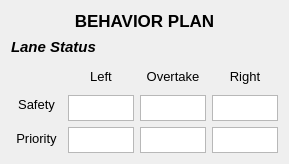
     <widget class="QWidget" name="layoutWidget">
      <property name="geometry">
       <rect>
        <x>830</x>
        <y>470</y>
        <width>281</width>
        <height>153</height>
       </rect>
      </property>
      <layout class="QVBoxLayout" name="verticalLayout_22">
       <item>
        <widget class="QLabel" name="label_32">
         <property name="font">
          <font>
           <pointsize>13</pointsize>
           <weight>75</weight>
           <bold>true</bold>
          </font>
         </property>
         <property name="text">
          <string>BEHAVIOR PLAN</string>
         </property>
         <property name="alignment">
          <set>Qt::AlignCenter</set>
         </property>
        </widget>
       </item>
       <item>
        <layout class="QVBoxLayout" name="verticalLayout_20">
         <item>
          <widget class="QLabel" name="label_19">
           <property name="minimumSize">
            <size>
             <width>0</width>
             <height>20</height>
            </size>
           </property>
           <property name="maximumSize">
            <size>
             <width>16777215</width>
             <height>20</height>
            </size>
           </property>
           <property name="font">
            <font>
             <pointsize>11</pointsize>
             <weight>75</weight>
             <italic>true</italic>
             <bold>true</bold>
            </font>
           </property>
           <property name="text">
            <string>Lane Status</string>
           </property>
          </widget>
         </item>
         <item>
          <layout class="QHBoxLayout" name="horizontalLayout_10">
           <item>
            <layout class="QVBoxLayout" name="verticalLayout_16">
             <item>
              <spacer name="horizontalSpacer_3">
               <property name="orientation">
                <enum>Qt::Horizontal</enum>
               </property>
               <property name="sizeHint" stdset="0">
                <size>
                 <width>51</width>
                 <height>26</height>
                </size>
               </property>
              </spacer>
             </item>
             <item>
              <widget class="QLabel" name="label_27">
               <property name="minimumSize">
                <size>
                 <width>51</width>
                 <height>26</height>
                </size>
               </property>
               <property name="maximumSize">
                <size>
                 <width>51</width>
                 <height>26</height>
                </size>
               </property>
               <property name="font">
                <font>
                 <pointsize>10</pointsize>
                </font>
               </property>
               <property name="text">
                <string>Safety</string>
               </property>
               <property name="alignment">
                <set>Qt::AlignCenter</set>
               </property>
              </widget>
             </item>
             <item>
              <widget class="QLabel" name="label_28">
               <property name="minimumSize">
                <size>
                 <width>51</width>
                 <height>26</height>
                </size>
               </property>
               <property name="maximumSize">
                <size>
                 <width>51</width>
                 <height>26</height>
                </size>
               </property>
               <property name="font">
                <font>
                 <pointsize>10</pointsize>
                </font>
               </property>
               <property name="text">
                <string>Priority</string>
               </property>
               <property name="alignment">
                <set>Qt::AlignCenter</set>
               </property>
              </widget>
             </item>
            </layout>
           </item>
           <item>
            <layout class="QVBoxLayout" name="verticalLayout_17">
             <item>
              <widget class="QLabel" name="label_24">
               <property name="minimumSize">
                <size>
                 <width>66</width>
                 <height>26</height>
                </size>
               </property>
               <property name="maximumSize">
                <size>
                 <width>66</width>
                 <height>26</height>
                </size>
               </property>
               <property name="font">
                <font>
                 <pointsize>10</pointsize>
                </font>
               </property>
               <property name="text">
                <string>Left</string>
               </property>
               <property name="alignment">
                <set>Qt::AlignCenter</set>
               </property>
              </widget>
             </item>
             <item>
              <widget class="QTextBrowser" name="textBrowser_Left_bSafety">
               <property name="minimumSize">
                <size>
                 <width>66</width>
                 <height>26</height>
                </size>
               </property>
               <property name="maximumSize">
                <size>
                 <width>66</width>
                 <height>26</height>
                </size>
               </property>
              </widget>
             </item>
             <item>
              <widget class="QTextBrowser" name="textBrowser_Left_bPrior">
               <property name="minimumSize">
                <size>
                 <width>66</width>
                 <height>26</height>
                </size>
               </property>
               <property name="maximumSize">
                <size>
                 <width>66</width>
                 <height>26</height>
                </size>
               </property>
              </widget>
             </item>
            </layout>
           </item>
           <item>
            <layout class="QVBoxLayout" name="verticalLayout_18">
             <item>
              <widget class="QLabel" name="label_25">
               <property name="minimumSize">
                <size>
                 <width>66</width>
                 <height>26</height>
                </size>
               </property>
               <property name="maximumSize">
                <size>
                 <width>66</width>
                 <height>26</height>
                </size>
               </property>
               <property name="font">
                <font>
                 <pointsize>10</pointsize>
                </font>
               </property>
               <property name="text">
                <string>Overtake</string>
               </property>
               <property name="alignment">
                <set>Qt::AlignCenter</set>
               </property>
              </widget>
             </item>
             <item>
              <widget class="QTextBrowser" name="textBrowser_overtake">
               <property name="minimumSize">
                <size>
                 <width>66</width>
                 <height>26</height>
                </size>
               </property>
               <property name="maximumSize">
                <size>
                 <width>66</width>
                 <height>26</height>
                </size>
               </property>
              </widget>
             </item>
             <item>
              <widget class="QTextBrowser" name="textBrowser_overtake_prior">
               <property name="minimumSize">
                <size>
                 <width>66</width>
                 <height>26</height>
                </size>
               </property>
               <property name="maximumSize">
                <size>
                 <width>66</width>
                 <height>26</height>
                </size>
               </property>
              </widget>
             </item>
            </layout>
           </item>
           <item>
            <layout class="QVBoxLayout" name="verticalLayout_19">
             <item>
              <widget class="QLabel" name="label_26">
               <property name="minimumSize">
                <size>
                 <width>66</width>
                 <height>26</height>
                </size>
               </property>
               <property name="maximumSize">
                <size>
                 <width>66</width>
                 <height>26</height>
                </size>
               </property>
               <property name="font">
                <font>
                 <pointsize>10</pointsize>
                </font>
               </property>
               <property name="text">
                <string>Right</string>
               </property>
               <property name="alignment">
                <set>Qt::AlignCenter</set>
               </property>
              </widget>
             </item>
             <item>
              <widget class="QTextBrowser" name="textBrowser_Right_bSafety">
               <property name="minimumSize">
                <size>
                 <width>66</width>
                 <height>26</height>
                </size>
               </property>
               <property name="maximumSize">
                <size>
                 <width>66</width>
                 <height>26</height>
                </size>
               </property>
              </widget>
             </item>
             <item>
              <widget class="QTextBrowser" name="textBrowser_Right_bPrior">
               <property name="minimumSize">
                <size>
                 <width>66</width>
                 <height>26</height>
                </size>
               </property>
               <property name="maximumSize">
                <size>
                 <width>66</width>
                 <height>26</height>
                </size>
               </property>
              </widget>
             </item>
            </layout>
           </item>
          </layout>
         </item>
        </layout>
       </item>
      </layout>
     </widget>
